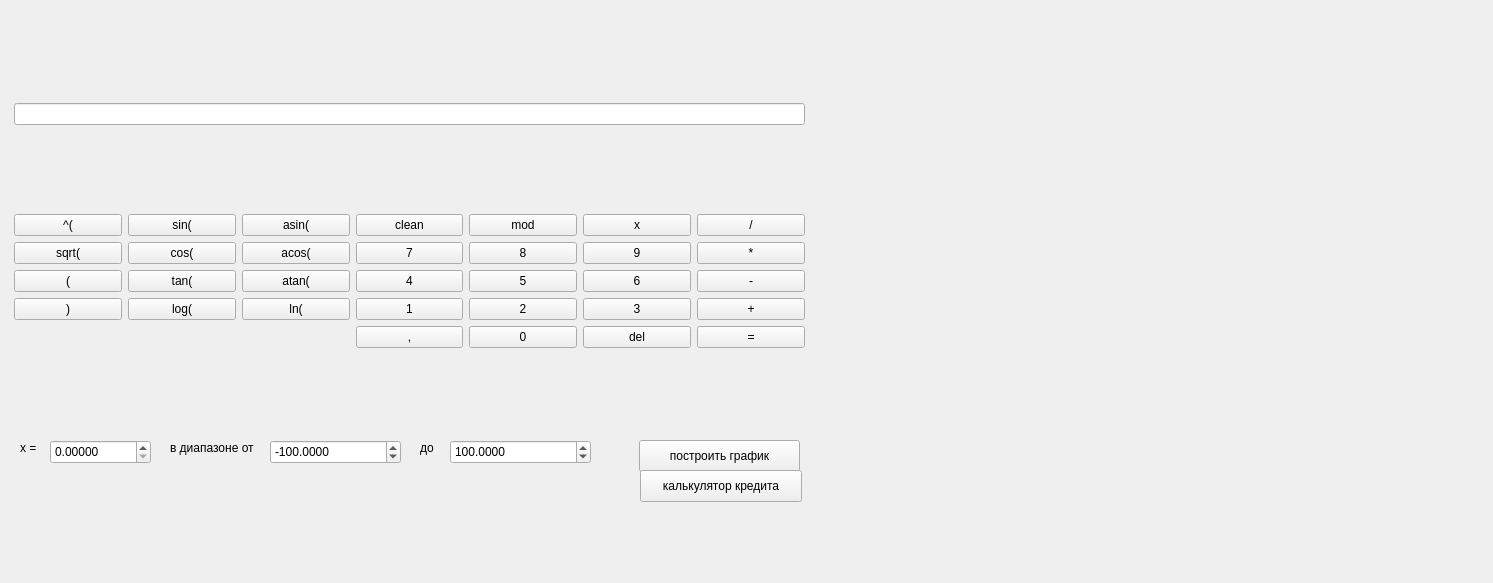
<?xml version="1.0" encoding="UTF-8"?>
<ui version="4.0">
 <class>MainWindow</class>
 <widget class="QMainWindow" name="MainWindow">
  <property name="geometry">
   <rect>
    <x>0</x>
    <y>0</y>
    <width>1493</width>
    <height>583</height>
   </rect>
  </property>
  <property name="minimumSize">
   <size>
    <width>0</width>
    <height>0</height>
   </size>
  </property>
  <property name="maximumSize">
   <size>
    <width>99999</width>
    <height>99999</height>
   </size>
  </property>
  <property name="windowTitle">
   <string>MainWindow</string>
  </property>
  <widget class="QWidget" name="centralwidget">
   <widget class="QWidget" name="verticalLayoutWidget">
    <property name="geometry">
     <rect>
      <x>14</x>
      <y>20</y>
      <width>791</width>
      <height>411</height>
     </rect>
    </property>
    <layout class="QVBoxLayout" name="verticalLayout">
     <item>
      <widget class="QLineEdit" name="lineEdit">
       <property name="readOnly">
        <bool>true</bool>
       </property>
      </widget>
     </item>
     <item>
      <layout class="QGridLayout" name="gridLayout">
       <item row="2" column="0">
        <widget class="QPushButton" name="but_6">
         <property name="text">
          <string>(</string>
         </property>
         <property name="shortcut">
          <string>(</string>
         </property>
         <attribute name="buttonGroup">
          <string notr="true">all_btns</string>
         </attribute>
        </widget>
       </item>
       <item row="1" column="4">
        <widget class="QPushButton" name="pushButton_3">
         <property name="text">
          <string>8</string>
         </property>
         <property name="shortcut">
          <string>8</string>
         </property>
         <attribute name="buttonGroup">
          <string notr="true">all_btns</string>
         </attribute>
        </widget>
       </item>
       <item row="0" column="2">
        <widget class="QPushButton" name="but_19">
         <property name="text">
          <string>asin(</string>
         </property>
         <property name="shortcut">
          <string>Shift+S</string>
         </property>
         <attribute name="buttonGroup">
          <string notr="true">all_btns</string>
         </attribute>
        </widget>
       </item>
       <item row="0" column="0">
        <widget class="QPushButton" name="but_11">
         <property name="text">
          <string>^(</string>
         </property>
         <property name="shortcut">
          <string>^</string>
         </property>
         <attribute name="buttonGroup">
          <string notr="true">all_btns</string>
         </attribute>
        </widget>
       </item>
       <item row="0" column="4">
        <widget class="QPushButton" name="pushButton_6">
         <property name="text">
          <string>mod</string>
         </property>
         <property name="shortcut">
          <string>M</string>
         </property>
         <attribute name="buttonGroup">
          <string notr="true">all_btns</string>
         </attribute>
        </widget>
       </item>
       <item row="4" column="5">
        <widget class="QPushButton" name="but_13">
         <property name="text">
          <string>del</string>
         </property>
         <property name="shortcut">
          <string>Backspace</string>
         </property>
         <attribute name="buttonGroup">
          <string notr="true">all_btns</string>
         </attribute>
        </widget>
       </item>
       <item row="3" column="3">
        <widget class="QPushButton" name="but_1">
         <property name="text">
          <string>1</string>
         </property>
         <property name="shortcut">
          <string>1</string>
         </property>
         <attribute name="buttonGroup">
          <string notr="true">all_btns</string>
         </attribute>
        </widget>
       </item>
       <item row="3" column="6">
        <widget class="QPushButton" name="but_9">
         <property name="text">
          <string>+</string>
         </property>
         <property name="shortcut">
          <string>+</string>
         </property>
         <attribute name="buttonGroup">
          <string notr="true">all_btns</string>
         </attribute>
        </widget>
       </item>
       <item row="3" column="1">
        <widget class="QPushButton" name="but_15">
         <property name="text">
          <string>log(</string>
         </property>
         <property name="shortcut">
          <string>L</string>
         </property>
         <attribute name="buttonGroup">
          <string notr="true">all_btns</string>
         </attribute>
        </widget>
       </item>
       <item row="4" column="6">
        <widget class="QPushButton" name="pushButton_8">
         <property name="text">
          <string>=</string>
         </property>
         <property name="shortcut">
          <string>=</string>
         </property>
         <attribute name="buttonGroup">
          <string notr="true">all_btns</string>
         </attribute>
        </widget>
       </item>
       <item row="1" column="2">
        <widget class="QPushButton" name="but_20">
         <property name="text">
          <string>acos(</string>
         </property>
         <property name="shortcut">
          <string>Shift+C</string>
         </property>
         <attribute name="buttonGroup">
          <string notr="true">all_btns</string>
         </attribute>
        </widget>
       </item>
       <item row="2" column="1">
        <widget class="QPushButton" name="but_4">
         <property name="text">
          <string>tan(</string>
         </property>
         <property name="shortcut">
          <string>T</string>
         </property>
         <attribute name="buttonGroup">
          <string notr="true">all_btns</string>
         </attribute>
        </widget>
       </item>
       <item row="0" column="5">
        <widget class="QPushButton" name="pushButton_7">
         <property name="text">
          <string>x</string>
         </property>
         <property name="shortcut">
          <string>X</string>
         </property>
         <attribute name="buttonGroup">
          <string notr="true">all_btns</string>
         </attribute>
        </widget>
       </item>
       <item row="2" column="2">
        <widget class="QPushButton" name="but_18">
         <property name="text">
          <string>atan(</string>
         </property>
         <property name="shortcut">
          <string>Shift+T</string>
         </property>
         <attribute name="buttonGroup">
          <string notr="true">all_btns</string>
         </attribute>
        </widget>
       </item>
       <item row="0" column="3">
        <widget class="QPushButton" name="but_14">
         <property name="text">
          <string>clean</string>
         </property>
         <property name="shortcut">
          <string>Shift+Backspace</string>
         </property>
         <attribute name="buttonGroup">
          <string notr="true">all_btns</string>
         </attribute>
        </widget>
       </item>
       <item row="1" column="3">
        <widget class="QPushButton" name="pushButton">
         <property name="text">
          <string>7</string>
         </property>
         <property name="shortcut">
          <string>7</string>
         </property>
         <attribute name="buttonGroup">
          <string notr="true">all_btns</string>
         </attribute>
        </widget>
       </item>
       <item row="2" column="6">
        <widget class="QPushButton" name="but_3">
         <property name="text">
          <string>-</string>
         </property>
         <property name="shortcut">
          <string>-</string>
         </property>
         <attribute name="buttonGroup">
          <string notr="true">all_btns</string>
         </attribute>
        </widget>
       </item>
       <item row="1" column="5">
        <widget class="QPushButton" name="pushButton_12">
         <property name="text">
          <string>9</string>
         </property>
         <property name="shortcut">
          <string>9</string>
         </property>
         <attribute name="buttonGroup">
          <string notr="true">all_btns</string>
         </attribute>
        </widget>
       </item>
       <item row="3" column="4">
        <widget class="QPushButton" name="pushButton_10">
         <property name="text">
          <string>2</string>
         </property>
         <property name="shortcut">
          <string>2</string>
         </property>
         <attribute name="buttonGroup">
          <string notr="true">all_btns</string>
         </attribute>
        </widget>
       </item>
       <item row="3" column="0">
        <widget class="QPushButton" name="but_8">
         <property name="text">
          <string>)</string>
         </property>
         <property name="shortcut">
          <string>)</string>
         </property>
         <attribute name="buttonGroup">
          <string notr="true">all_btns</string>
         </attribute>
        </widget>
       </item>
       <item row="0" column="6">
        <widget class="QPushButton" name="but_10">
         <property name="text">
          <string>/</string>
         </property>
         <property name="shortcut">
          <string>/</string>
         </property>
         <attribute name="buttonGroup">
          <string notr="true">all_btns</string>
         </attribute>
        </widget>
       </item>
       <item row="1" column="1">
        <widget class="QPushButton" name="but_5">
         <property name="text">
          <string>cos(</string>
         </property>
         <property name="shortcut">
          <string>C</string>
         </property>
         <attribute name="buttonGroup">
          <string notr="true">all_btns</string>
         </attribute>
        </widget>
       </item>
       <item row="0" column="1">
        <widget class="QPushButton" name="but_2">
         <property name="text">
          <string>sin(</string>
         </property>
         <property name="shortcut">
          <string>S</string>
         </property>
         <attribute name="buttonGroup">
          <string notr="true">all_btns</string>
         </attribute>
        </widget>
       </item>
       <item row="2" column="3">
        <widget class="QPushButton" name="pushButton_5">
         <property name="text">
          <string>4</string>
         </property>
         <property name="shortcut">
          <string>4</string>
         </property>
         <attribute name="buttonGroup">
          <string notr="true">all_btns</string>
         </attribute>
        </widget>
       </item>
       <item row="1" column="6">
        <widget class="QPushButton" name="but_7">
         <property name="text">
          <string>*</string>
         </property>
         <property name="shortcut">
          <string>*</string>
         </property>
         <attribute name="buttonGroup">
          <string notr="true">all_btns</string>
         </attribute>
        </widget>
       </item>
       <item row="2" column="4">
        <widget class="QPushButton" name="pushButton_4">
         <property name="text">
          <string>5</string>
         </property>
         <property name="shortcut">
          <string>5</string>
         </property>
         <attribute name="buttonGroup">
          <string notr="true">all_btns</string>
         </attribute>
        </widget>
       </item>
       <item row="4" column="4">
        <widget class="QPushButton" name="but_0">
         <property name="text">
          <string>0</string>
         </property>
         <property name="shortcut">
          <string>0</string>
         </property>
         <attribute name="buttonGroup">
          <string notr="true">all_btns</string>
         </attribute>
        </widget>
       </item>
       <item row="3" column="2">
        <widget class="QPushButton" name="but_16">
         <property name="text">
          <string>ln(</string>
         </property>
         <property name="shortcut">
          <string>L</string>
         </property>
         <attribute name="buttonGroup">
          <string notr="true">all_btns</string>
         </attribute>
        </widget>
       </item>
       <item row="2" column="5">
        <widget class="QPushButton" name="pushButton_2">
         <property name="text">
          <string>6</string>
         </property>
         <property name="shortcut">
          <string>6</string>
         </property>
         <attribute name="buttonGroup">
          <string notr="true">all_btns</string>
         </attribute>
        </widget>
       </item>
       <item row="3" column="5">
        <widget class="QPushButton" name="pushButton_9">
         <property name="text">
          <string>3</string>
         </property>
         <property name="shortcut">
          <string>3</string>
         </property>
         <attribute name="buttonGroup">
          <string notr="true">all_btns</string>
         </attribute>
        </widget>
       </item>
       <item row="1" column="0">
        <widget class="QPushButton" name="but_17">
         <property name="text">
          <string>sqrt(</string>
         </property>
         <property name="shortcut">
          <string>Q</string>
         </property>
         <attribute name="buttonGroup">
          <string notr="true">all_btns</string>
         </attribute>
        </widget>
       </item>
       <item row="4" column="3">
        <widget class="QPushButton" name="pushButton_11">
         <property name="text">
          <string>,</string>
         </property>
         <property name="shortcut">
          <string>,</string>
         </property>
         <attribute name="buttonGroup">
          <string notr="true">all_btns</string>
         </attribute>
        </widget>
       </item>
      </layout>
     </item>
    </layout>
   </widget>
   <widget class="QLabel" name="label">
    <property name="geometry">
     <rect>
      <x>20</x>
      <y>440</y>
      <width>58</width>
      <height>16</height>
     </rect>
    </property>
    <property name="text">
     <string>x = </string>
    </property>
   </widget>
   <widget class="QPushButton" name="pushButton_13">
    <property name="geometry">
     <rect>
      <x>639</x>
      <y>440</y>
      <width>161</width>
      <height>32</height>
     </rect>
    </property>
    <property name="text">
     <string>построить график</string>
    </property>
   </widget>
   <widget class="QCustomPlot" name="widget" native="true">
    <property name="geometry">
     <rect>
      <x>859</x>
      <y>30</y>
      <width>601</width>
      <height>391</height>
     </rect>
    </property>
   </widget>
   <widget class="QLabel" name="sta">
    <property name="geometry">
     <rect>
      <x>170</x>
      <y>440</y>
      <width>101</width>
      <height>16</height>
     </rect>
    </property>
    <property name="text">
     <string>в диапазоне от </string>
    </property>
   </widget>
   <widget class="QLabel" name="label_2">
    <property name="geometry">
     <rect>
      <x>420</x>
      <y>440</y>
      <width>58</width>
      <height>16</height>
     </rect>
    </property>
    <property name="text">
     <string>до </string>
    </property>
   </widget>
   <widget class="QPushButton" name="pushButton_14">
    <property name="geometry">
     <rect>
      <x>640</x>
      <y>470</y>
      <width>162</width>
      <height>32</height>
     </rect>
    </property>
    <property name="text">
     <string>калькулятор кредита</string>
    </property>
   </widget>
   <widget class="QDoubleSpinBox" name="xValue">
    <property name="geometry">
     <rect>
      <x>50</x>
      <y>440</y>
      <width>101</width>
      <height>24</height>
     </rect>
    </property>
    <property name="decimals">
     <number>5</number>
    </property>
    <property name="maximum">
     <double>9999.000000000000000</double>
    </property>
   </widget>
   <widget class="QDoubleSpinBox" name="start">
    <property name="geometry">
     <rect>
      <x>270</x>
      <y>440</y>
      <width>131</width>
      <height>24</height>
     </rect>
    </property>
    <property name="decimals">
     <number>4</number>
    </property>
    <property name="minimum">
     <double>-99999.000000000000000</double>
    </property>
    <property name="maximum">
     <double>99999.000000000000000</double>
    </property>
    <property name="value">
     <double>-100.000000000000000</double>
    </property>
   </widget>
   <widget class="QDoubleSpinBox" name="end">
    <property name="geometry">
     <rect>
      <x>450</x>
      <y>440</y>
      <width>141</width>
      <height>24</height>
     </rect>
    </property>
    <property name="decimals">
     <number>4</number>
    </property>
    <property name="minimum">
     <double>-99999.000000000000000</double>
    </property>
    <property name="maximum">
     <double>99999.000000000000000</double>
    </property>
    <property name="value">
     <double>100.000000000000000</double>
    </property>
   </widget>
  </widget>
 </widget>
 <customwidgets>
  <customwidget>
   <class>QCustomPlot</class>
   <extends>QWidget</extends>
   <header>qcustomplot.h</header>
   <container>1</container>
  </customwidget>
 </customwidgets>
 <resources/>
 <connections/>
 <buttongroups>
  <buttongroup name="all_btns"/>
 </buttongroups>
</ui>
